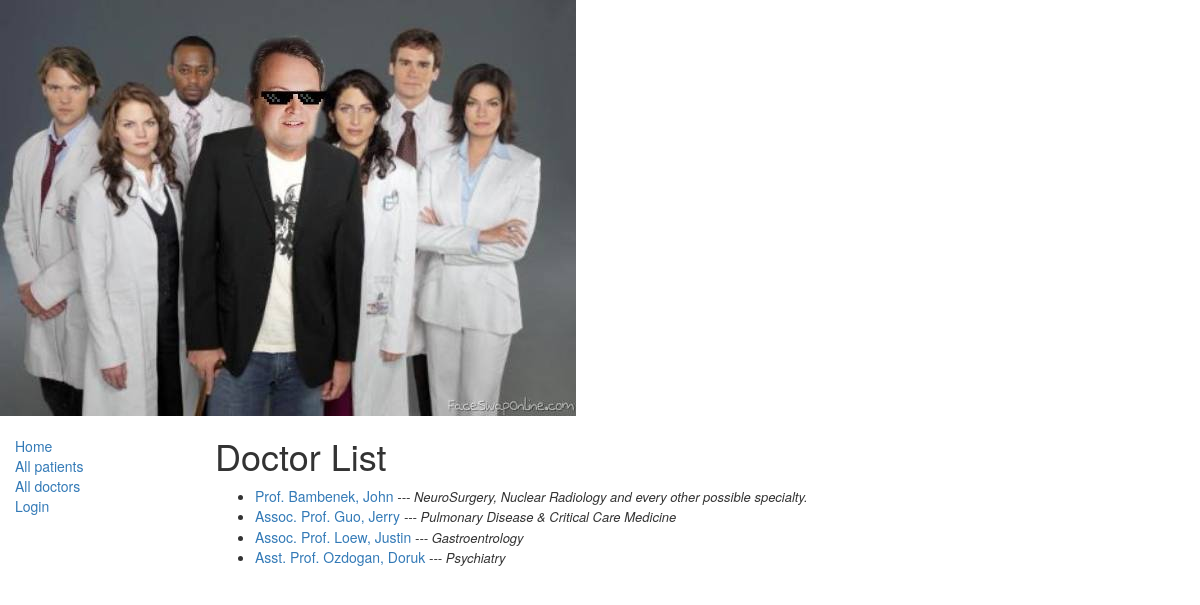
Screenshot of /catalog/doctors/ with the database file from the repository.
### catalog/models.py (models this page shows)
class Doctor(models.Model): #Author
    first_name = models.CharField(max_length=100)
    last_name = models.CharField(max_length=100)
    title = models.ForeignKey(Title,  on_delete=models.SET_NULL, null=True)
    specialty = models.TextField(max_length=1000, help_text='Enter the specialty of Doctor')
    class Meta:
        ordering = ["last_name","first_name"]
    def get_absolute_url(self):
        return reverse('doctor-detail', args=[str(self.id)])
    def __str__(self):
        return '{0}, {1}'.format(self.last_name,self.first_name)

class Title(models.Model): #Genre
    name = models.CharField(max_length=200, help_text="Enter the title of doctor")
    def __str__(self):
        return self.name

### catalog/views.py (the view)
# urls.py: path('doctors/', views.DoctorListView.as_view(), name='doctors'),
class DoctorListView(generic.ListView):
    model = Doctor
    paginate_by = 10

### catalog/templates/catalog/doctor_list.html
{% extends "base_generic.html" %}
{% block content %}
    <h1>Doctor List</h1>
    {% if doctor_list %}
    <ul>
      {% for doctor in doctor_list %}
      <li>
      <a href="{{ doctor.get_absolute_url }}">
      {{ doctor.title }} {{ doctor }}
      </a>
      <em><font size="2"> --- {{doctor.specialty}}</font></em>
      </li>
      {% endfor %}
    </ul>
    {% else %}
      <p>There are no Doctors available.</p>
    {% endif %}
{% endblock %}

### rows the page displays
Doctor: title "Prof.", last_name+first_name "Bambenek, John", specialty "NeuroSurgery, Nuclear Radiology and every other possible specialty."
Doctor: title "Assoc. Prof.", last_name+first_name "Guo, Jerry", specialty "Pulmonary Disease & Critical Care Medicine"
Doctor: title "Assoc. Prof.", last_name+first_name "Loew, Justin", specialty "Gastroentrology"
Doctor: title "Asst. Prof.", last_name+first_name "Ozdogan, Doruk", specialty "Psychiatry"
